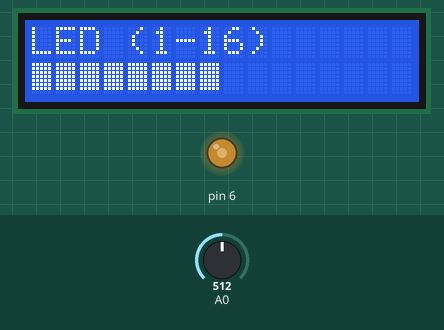
Simulated run of this sketch. Board: Arduino Uno, built with avr-gcc and run on an emulated ATmega328P. Shown: 16×2 character LCD, output pins drawn as LEDs (lit = HIGH). The test bench sets the inputs (shaded band); at power-on: A0 = 512. What the sketch prints to the serial monitor is not drawn.

Above: at 1.2 s.
1.3 s: A0 set to 716
At 1.9 s:
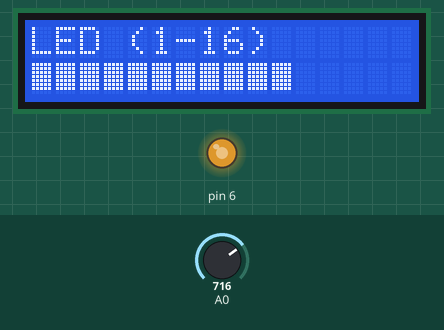
3.0 s: A0 set to 900
At 3.5 s:
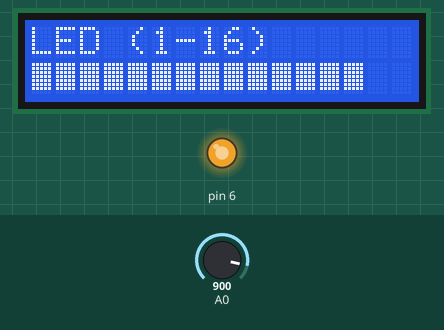
4.5 s: A0 set to 122
At 5.1 s:
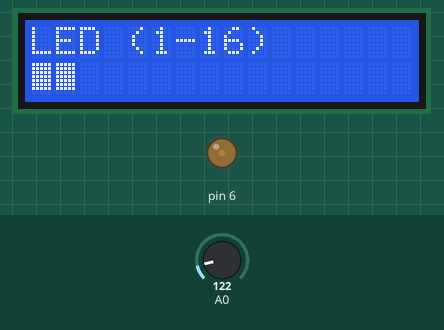
6.1 s: A0 set to 0
At 6.6 s:
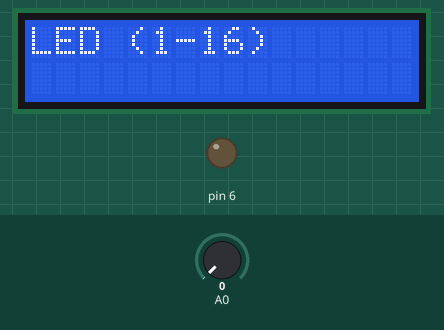
7.6 s: A0 set to 306
At 8.0 s:
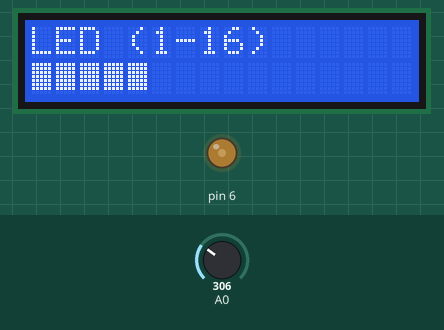
9.1 s: A0 set to 1023
At 9.7 s:
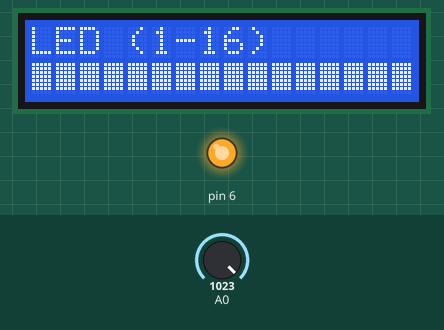
Timing chart, 0 to 11.6 s (numbered marks = the images above; inputs shaded):
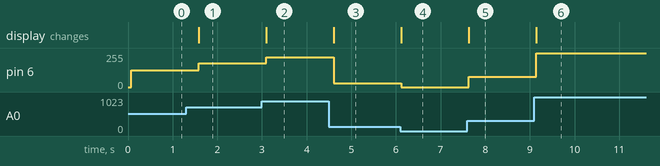

The sketch:

brightness_check.ino
```cpp
#include <LiquidCrystal.h>
LiquidCrystal lcd(4, 5, 10, 11, 12, 13);

int potenz = 0;
int number = 0;
int light = 0;
byte light_bar[8] = {
  B11111,
  B11111,
  B11111,
  B11111,
  B11111,
  B11111,
  B11111,
};

void setup()
{
  lcd.createChar(0, light_bar);
  lcd.begin(16, 2);
  Serial.begin(9600);
  pinMode(6, OUTPUT);
  lcd.print("LED (1-16)");

}

void loop()
{
  // ощищаем экран
  lcd.clear();
  // выводим сообщение в первой строчке
  lcd.print("LED (1-16)");
  // устанавливаем курсор на второй строчке
  lcd.setCursor(0, 1);
  // считываем показания с потенциометра
  potenz = analogRead(A0);
  Serial.print(potenz);
  // конвертируем значения в яркость от 0 до 255
  light = map(potenz, 0, 1024, 0, 255);
  // меняем яркость светодиода в зависимости от значений от потенциметра

  analogWrite(6, light);
  // конвертируем значения яркость в проценты для индикатора от 0 до 17
  number = map(light, 0, 255, 0, 17);
  // выводим индикатор
  for (int i = 0; i < number; i++)
  {
    lcd.setCursor(i, 1);
    lcd.write(byte(0));

  }
  // пауза
  delay(750);
}
```

Measured:
- after the input at 1.3 s, pin 6: 127/255 → 178/255 after 0.28 s; the display: changes after 0.28 s (image 1)
- after the input at 3.0 s, pin 6: 178/255 → 224/255 after 0.10 s; the display: changes after 0.10 s (image 2)
- after the input at 4.5 s, pin 6: 224/255 → 30/255 after 0.11 s; the display: changes after 0.11 s (image 3)
- after the input at 6.1 s, pin 6: 30/255 → 0/255 at once; the display: changes at once (image 4)
- after the input at 7.6 s, pin 6: 0/255 → 76/255 at once; the display: changes at once (image 5)
- after the input at 9.1 s, pin 6: 76/255 → 254/255 at once; the display: changes at once (image 6)
